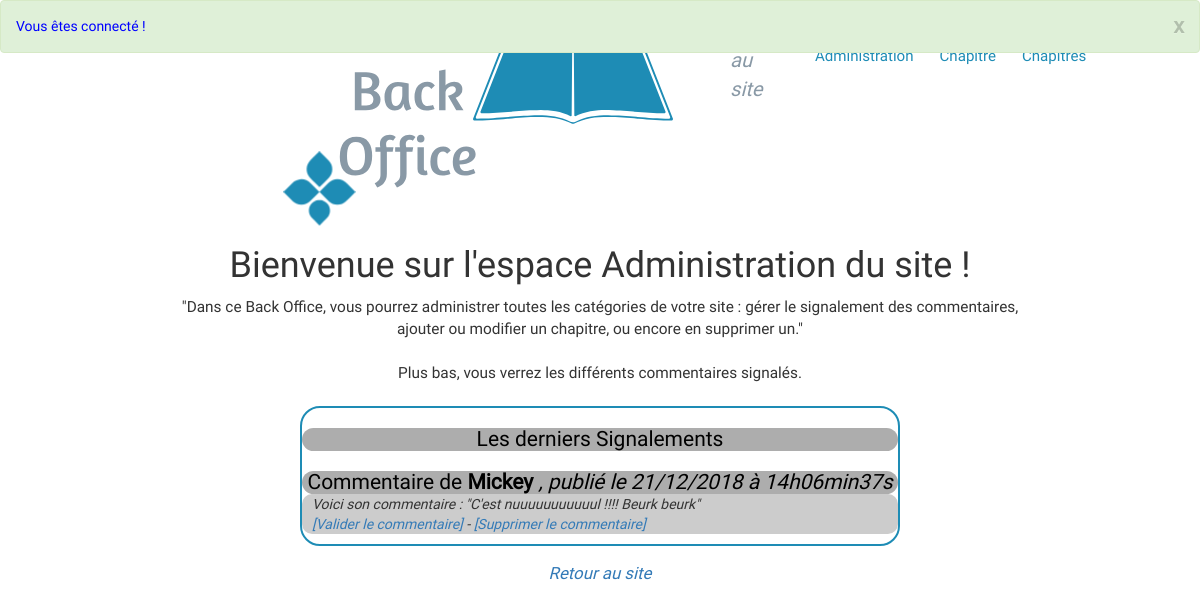
Before: /index.php?action=BO_welcome (signed in) with the older database file.
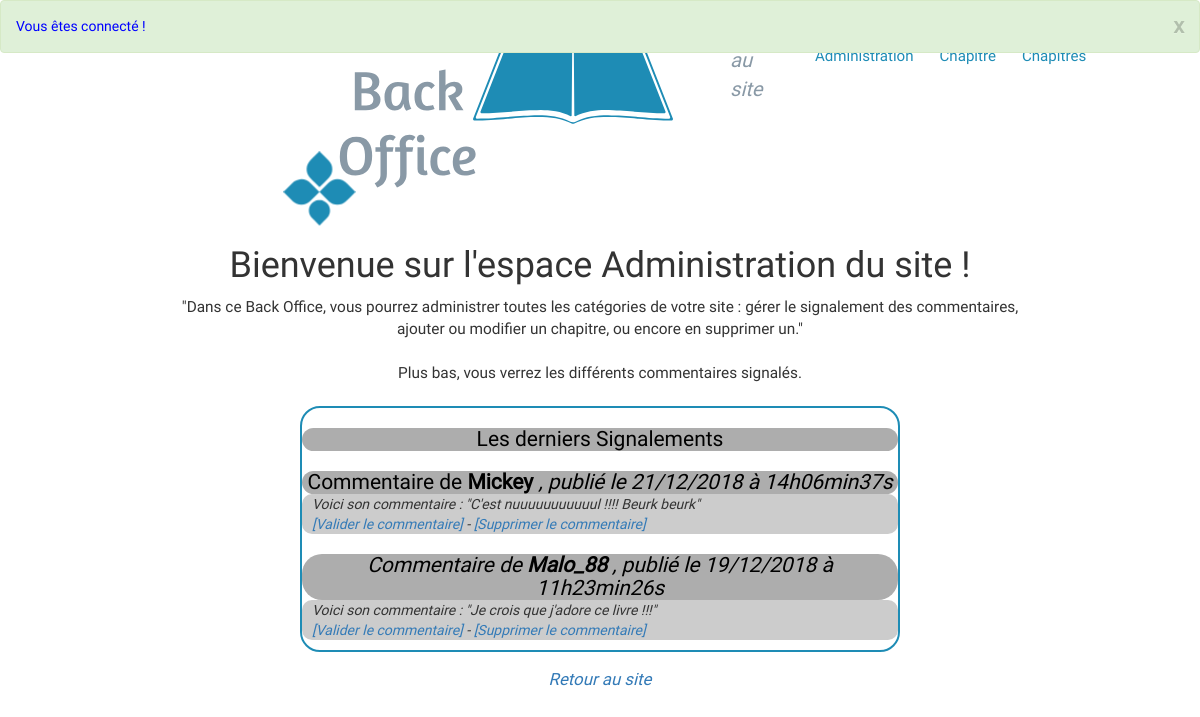
After: the same page with the newer database file.
### tables this page shows
CREATE TABLE IF NOT EXISTS `comments` (
  `id` int(11) NOT NULL AUTO_INCREMENT,
  `post_id` int(11) NOT NULL,
  `comment_author` varchar(255) NOT NULL,
  `comment_content` text NOT NULL,
  `comment_alert` int(11) NOT NULL,
  `creation_date` datetime NOT NULL,
  PRIMARY KEY (`id`)
);

### controller/ControllerAlerts.php (called while the page is built, shortened)
<?php
require_once('model/AlertManager.php');
require_once('controller/Controller.php');
class ControllerAlerts extends Controller
{
    public function allAlerts()
    {
        $alertManager = new AlertManager();
        $alerts       = $alertManager->getAlerts();
        require('view/BO_welcomeView.php');
    }
}

### model/AlertManager.php (called while the page is built, shortened)
<?php
class AlertManager extends Manager
{
    public function getAlerts()
    {
        $db  = $this->dbConnect();
        $req = $db->query('SELECT id, post_id, comment_author, comment_content, DATE_FORMAT(creation_date, \'%d/%m/%Y à %Hh%imin%ss\') AS creation_date_fr FROM comments WHERE comment_alert = 1 ORDER BY creation_date DESC');
        return $req;
    }
}

### view/BO_welcomeView.php (the view, shortened to what this page needs)
<div class="index_pages">
	<section id="BO_welcome_index">
		<h1>Bienvenue sur l'espace Administration du site !</h1>
		<p class="welcome_description"> "Dans ce Back Office, vous pourrez administrer toutes les catégories de votre site : gérer le signalement des commentaires, ajouter ou modifier un chapitre, ou encore en supprimer un."<br/><br/>
		Plus bas, vous verrez les différents commentaires signalés.
		</p>
	</section>
		<section id="BO_welcome_allAlerts">
			<h3>Les derniers Signalements</h3>
			<?php
			while ($data = $alerts->fetch())
			{
			?>
		    	<div class="alerts">
		        	<h3>
		        		Commentaire de <strong><?= htmlspecialchars($data['comment_author']) ?></strong>
		        		<em>, publié le <?= $data['creation_date_fr'] ?></em><br/>
		            	<em>
		            </h3>
		            <p>
		            	Voici son commentaire : <em>"<?= $data['comment_content'] ?>"</em>
		            	<br/><em><a class="validComment" href="index.php?action=BO_deleteAlert&amp;commentId=<?= $data['id'] ?>" onclick="return(confirm('Etes-vous sûr de vouloir valider ce commentaire signalé ?'));">[Valider le commentaire]</a></em>
		            	<em> - </em>
		            	<em><a class="deleteComment" href="index.php?action=BO_validAlert&amp;commentId=<?= $data['id'] ?>" onclick="return(confirm('Etes-vous sûr de vouloir supprimer ce commentaire signalé ?'));">[Supprimer le commentaire]</a></em></p>
			    </div>
			<?php
			}
			?>
		</section>
		<section id="BO_welcome_footer">
			<p><a class="BO_links_footer" href="index.php">Retour au site</a></p>
		</section>
</div>
<?php require('BO_template.php'); ?>

Changed rows visible on the page:
now on this page (row edited): comments: comment_author "Malo_88", creation_date_fr "19/12/2018 à 11h23min26s", comment_content "Je crois que j'adore ce livre !!!"
